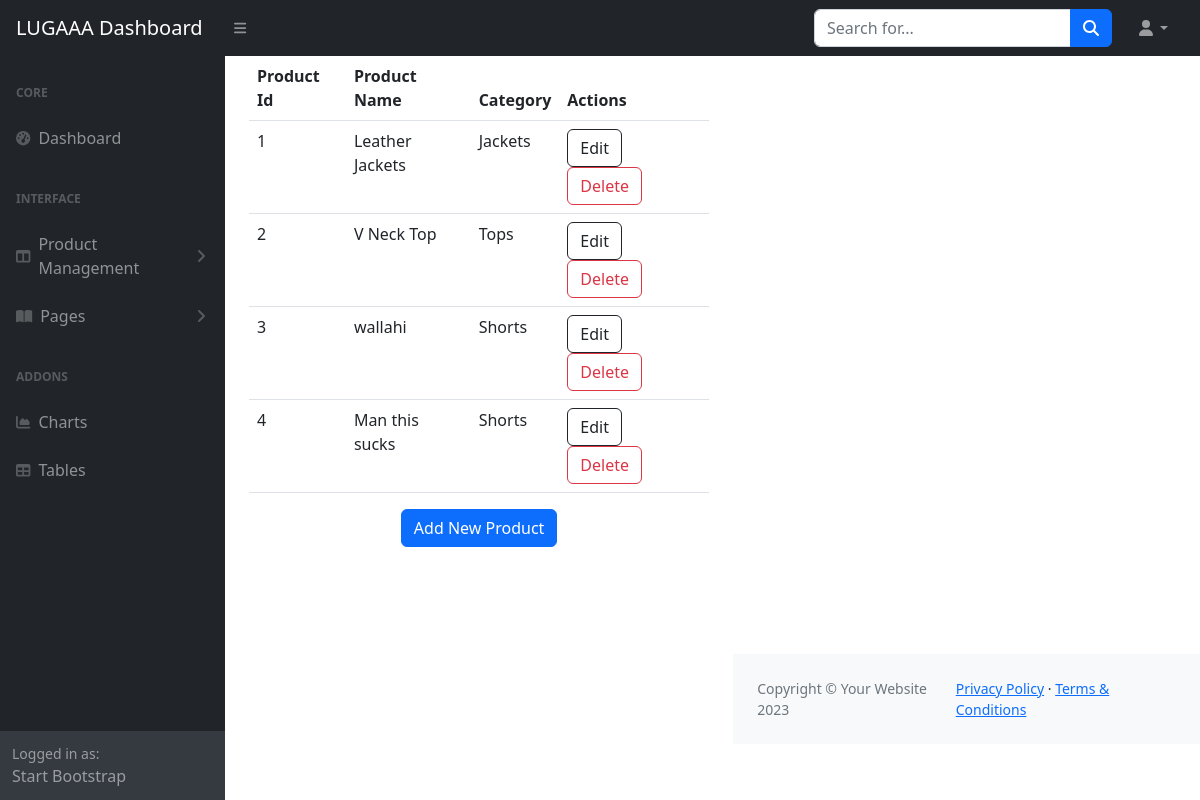
The page /admin_dashboard/products/ on the database as committed earlier.
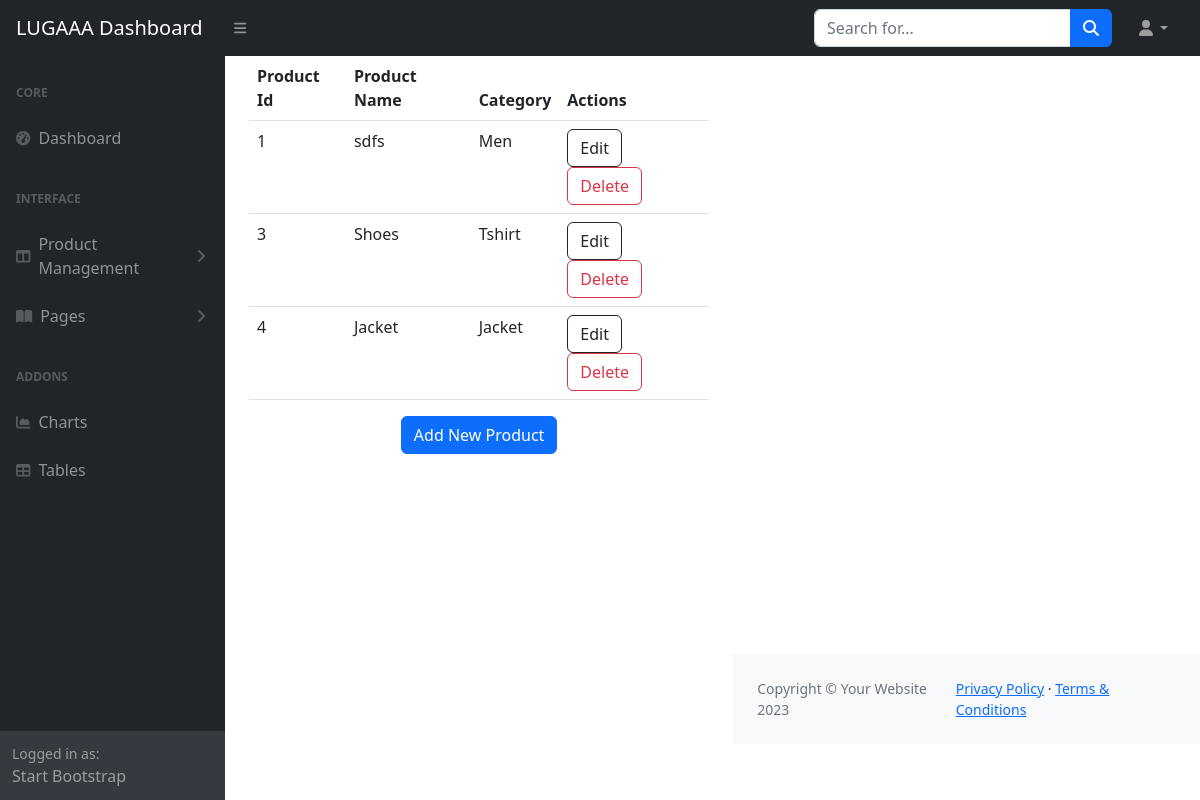
The same page on the database as committed later.
### store/models.py (models this page shows, shortened)
class Product(models.Model):
    name =  models.CharField(max_length=100)
    price =  models.DecimalField(default=0, decimal_places=2, max_digits = 8)
    category =  models.ForeignKey(Category, on_delete=models.CASCADE, null=True, blank=True)
    description =  models.CharField(max_length=250, default='', blank = True, null=True)
    image = models.ImageField(upload_to='uploads/product/')
    is_sale = models.BooleanField(default= False)
    sale_price = models.DecimalField(default=0, decimal_places=2, max_digits = 8, null=True)
    in_stock =  models.PositiveIntegerField(default=1)

class Category(models.Model):
    name = models.CharField(max_length=50, unique=True)
    parent = models.ForeignKey('self', on_delete=models.CASCADE, blank=True, null=True, related_name='children' )
    category_image = models.ImageField(upload_to='uploads/category/')
    def __str__(self):
        return self.name
    class Meta:
        verbose_name_plural = 'Categories'

### admin_dashboard/views.py (the view)
# urls.py: path('products/', views.product_list, name='product_list'),
def product_list(request):
    products = Product.objects.all()
    return render(request, 'product_list.html', {'products': products})

### cart/context_processor.py (called while the page is built)
def cart(request):
    return {'cart': Cart(request)}

### admin_dashboard/templates/product_list.html (shortened to what this page needs)
{% extends 'dashbase.html' %}
{% load static %}
{% block content %}
{% include 'layout.html'%}
  <div id="layoutSidenav_content">
    <main>
        <div class="container-fluid px-4">
  <div class="row">
    <div class="col">
      <table class="table">
        <thead>
          <tr>
            <th scope="col">Product Id</th>
            <th scope="col">Product Name</th>
            <th scope="col">Category</th>
            <th scope="col">Actions</th>
          </tr>
        </thead>
        <tbody>
          {% for product in products %}
          <tr>
            <td>{{ product.pk }}</td>
            <td>{{ product.name }}</td>
            <td>{{ product.category }}</td>
            <td>
              <a class="btn btn-outline-dark me-2" href="{% url 'product_update' product.pk %}">Edit</a>
              <a class="btn btn-outline-danger" href="{% url 'product_delete' product.pk %}">Delete</a>
            </td>
          </tr>
          {% endfor %}
        </tbody>
      </table>
    </div>
  </div>
</div>
<div class="container">
  <div class="row justify-content-center">
    <div class="col-auto">
      <a href="{% url 'product_create' %}" class="btn btn-primary">Add New Product</a>
    </div>
  </div>
</div>
</main>
</div>
{% endblock %}

Rows that differ between the two databases and show on the page:
removed Product: pk "2", name "V Neck Top", category "Tops"
changed Product id 1: name "Leather Jackets" → "sdfs"; category "Jackets" → "Men"
changed Product id 3: name "wallahi" → "Shoes"; category "Shorts" → "Tshirt"
changed Product id 4: name "Man this sucks" → "Jacket"; category "Shorts" → "Jacket"
